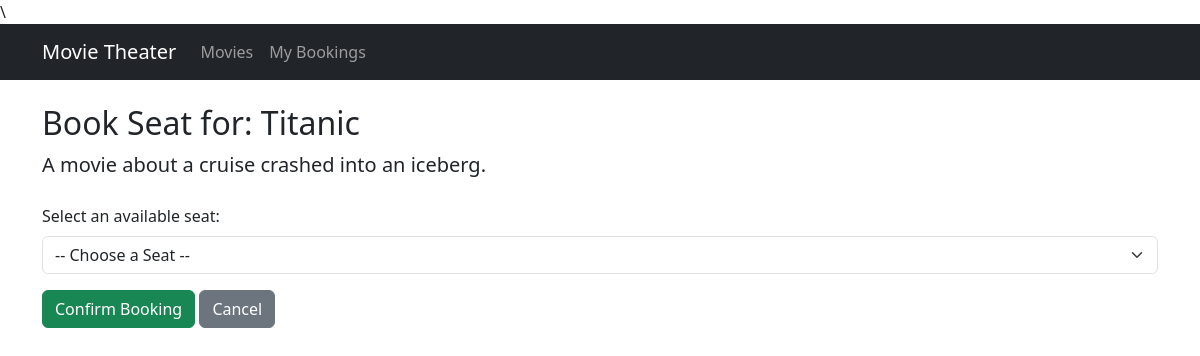
Screenshot of /book/1/ with the database file from the repository.
### bookings/models.py (models this page shows, shortened)
class Movie(models.Model):
    title = models.CharField(max_length=200)
    description = models.TextField()
    release_date = models.DateField()
    duration = models.IntegerField(help_text="Duration in minutes")

### bookings/views.py (the view, shortened to what this page needs)
# urls.py: path('book/<int:movie_id>/', book_seat, name='book_seat'),
def book_seat(request, movie_id):
    movie = get_object_or_404(Movie, pk=movie_id)
    available_seats = Seat.objects.filter(booking_status=False)
    context = {
        'movie': movie,
        'available_seats': available_seats
    }
    return render(request, 'bookings/seat_booking.html', context)

### bookings/templates/bookings/seat_booking.html (shortened to what this page needs)
{% extends 'bookings/base.html' %}
{% block content %}
    <h2>Book Seat for: {{ movie.title }}</h2>
    <p class="lead">{{ movie.description }}</p>
    <form method="POST" class="mt-4">
        <div class="mb-3">
            <label for="seat_select" class="form-label">Select an available seat:</label>
            <select name="seat_id" id="seat_select" class="form-select" required>
                <option value="">-- Choose a Seat --</option>
            </select>
        </div>
        <button type="submit" class="btn btn-success"
                {% if not available_seats %}disabled{% endif %}>
            Confirm Booking
        </button>
        <a href="{% url 'movie_list' %}" class="btn btn-secondary">Cancel</a>
    </form>
{% endblock %}

### rows the page displays
Movie: title "Titanic", description "A movie about a cruise crashed into an iceberg."
